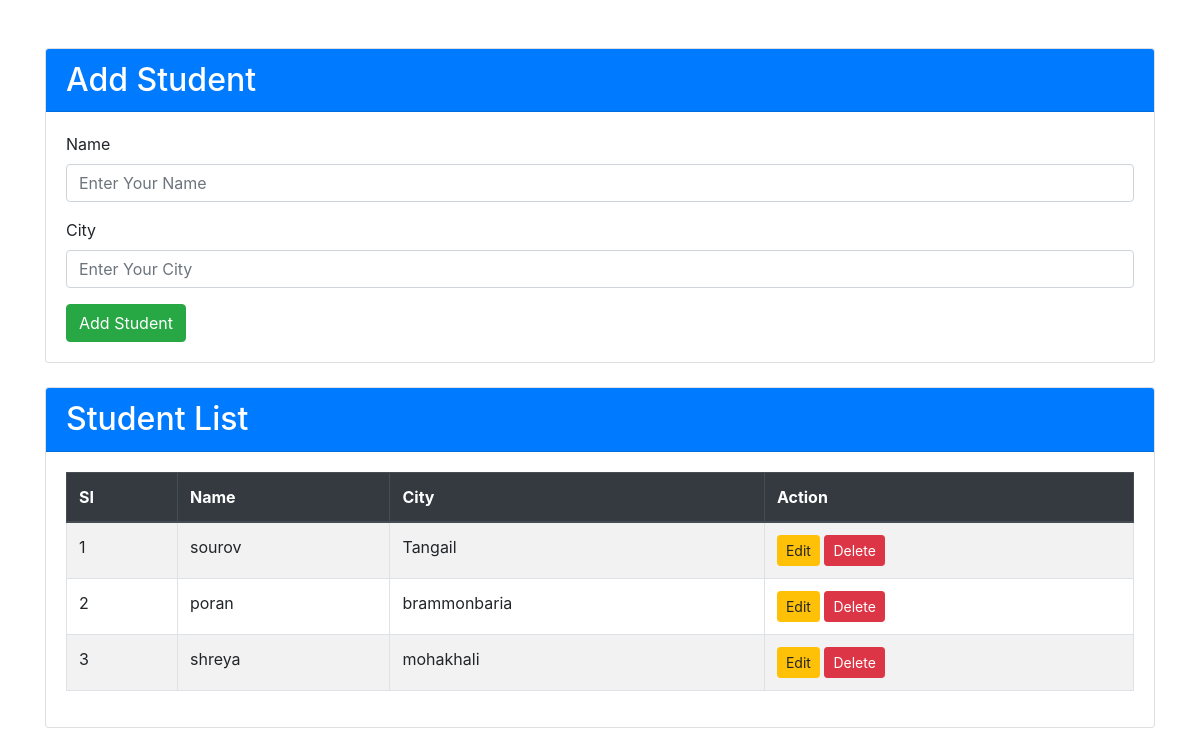
/crud-operation/crud.php, run on the app's committed database.
### tables this page shows
CREATE TABLE `students` (
  `id` int(11) NOT NULL,
  `name` varchar(255) NOT NULL,
  `city` varchar(255) NOT NULL,
  `created_at` timestamp NOT NULL DEFAULT current_timestamp()
);

### crud-operation/crud.php (the view, shortened to what this page needs)
<!DOCTYPE html>
<html lang="en">
<head>
    <link href="https://stackpath.bootstrapcdn.com/bootstrap/4.5.2/css/bootstrap.min.css" rel="stylesheet">
</head>
<body>
    <div class="container mt-5">
        <?php
        $conn = mysqli_connect("localhost", "root", "", "crud");
        $nameErr = $cityErr = "";
        $name = $city = "";
        $editId = null;
        $selectQuery = "SELECT * FROM students";
        $students = $conn->query($selectQuery);
        ?>
        <div class="card mb-4">
            <div class="card-header bg-primary text-white">
                <h2 class="mb-0"><?= $editId ? 'Edit Student' : 'Add Student' ?></h2>
            </div>
            <div class="card-body">
                <form action="<?= htmlspecialchars($_SERVER["PHP_SELF"]) ?>" method="post">
                    <div class="form-group">
                        <label for="name">Name</label>
                        <input type="text" class="form-control <?php echo $nameErr ? 'is-invalid' : ''; ?>" name="name" id="name" placeholder="Enter Your Name" value="<?= htmlspecialchars($name) ?>">
                    </div>
                    <div class="form-group">
                        <label for="city">City</label>
                        <input type="text" class="form-control <?php echo $cityErr ? 'is-invalid' : ''; ?>" name="city" id="city" placeholder="Enter Your City" value="<?= htmlspecialchars($city) ?>">
                    </div>
                    <button type="submit" class="btn btn-success" name="<?= $editId ? 'updateStudent' : 'addStudent' ?>"><?= $editId ? 'Update Student' : 'Add Student' ?></button>
                </form>
            </div>
        </div>
        <div class="card">
            <div class="card-header bg-primary text-white">
                <h2 class="mb-0">Student List</h2>
            </div>
            <div class="card-body">
                <table class="table table-striped table-bordered">
                    <thead class="thead-dark">
                        <tr>
                            <th>SI</th>
                            <th>Name</th>
                            <th>City</th>
                            <th>Action</th>
                        </tr>
                    </thead>
                    <tbody>
                        <?php
                        $sl = 1;
                        while ($student = $students->fetch_object()) {
                        ?>
                        <tr>
                            <td><?= $sl++ ?></td>
                            <td><?= htmlspecialchars($student->name) ?></td>
                            <td><?= htmlspecialchars($student->city) ?></td>
                            <td>
                                <a href="?edit=<?= $student->id ?>" class="btn btn-warning btn-sm">Edit</a>
                                <form action="<?= htmlspecialchars($_SERVER["PHP_SELF"]) ?>" method="post" style="display:inline;">
                                    <button type="submit" class="btn btn-danger btn-sm" name="deleteStudent">Delete</button>
                                </form>
                            </td>
                        </tr>
                        <?php } ?>
                    </tbody>
                </table>
            </div>
        </div>
    </div>
</body>
</html>

### data on the page
students: name "sourov", city "Tangail"
students: name "poran", city "brammonbaria"
students: name "shreya", city "mohakhali"
